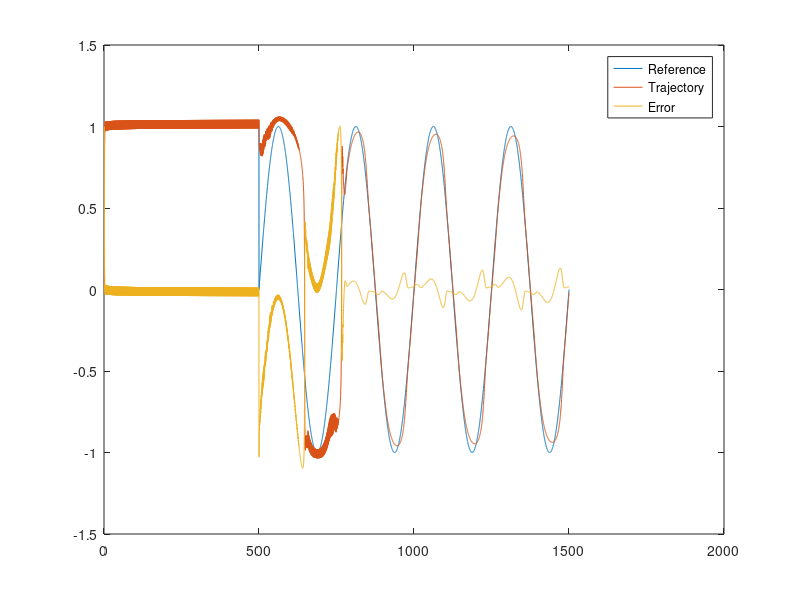

The MATLAB source for this figure:
%% Control Using Dynamics Neural Unit (A)
% This program simulates a plant that is made to follow a desired
% trajectory using DNU-A and inverse modeling.
%% Setting the simulation parameters
dt = 0.25;
mu = [0.5;0.5];
b = [-1,-1]';
P = 10;
plant = 1; % select 1 (fixed) or 2 (changes)

% Reference input trajectory
r = [ones(1,(500/dt)-1),sin(2*pi*(500:dt:1500)/250)];

% Plant dynamics
if plant == 2
    % (2) Plant dynamics change half way
    alpha=[1.2*ones(1,(500/dt)-1),1*ones(1,length(500:dt:1500));...
        1*ones(1,(500/dt)-1),0.4*ones(1,length(500:dt:1500));...
        0.8*ones(1,(500/dt)-1),0.6*ones(1,length(500:dt:1500))];
    beta=[0.76*ones(1,(500/dt)-1),0.75*ones(1,length(500:dt:1500));...
        0.7*ones(1,(500/dt)-1),0.5*ones(1,length(500:dt:1500))];
elseif plant == 1
    % (1) Plant dynamics constant
    alpha=[1.2*ones(1,(500/dt)-1),1.2*ones(1,length(500:dt:1500));...
        1*ones(1,(500/dt)-1),1*ones(1,length(500:dt:1500));...
        0.8*ones(1,(500/dt)-1),0.8*ones(1,length(500:dt:1500))];
    beta=[0.76*ones(1,(500/dt)-1),0.76*ones(1,length(500:dt:1500));...
        0.7*ones(1,(500/dt)-1),0.7*ones(1,length(500:dt:1500))];
else
    disp('Error: Invalid plant selected. Please choose 1/2 and re-execute.')
    keyboard
end

%% Numerical propagation of DNU_1-Plant-DNU2 architecture
x0 = [0;0];
x1 = zeros(2,floor(1500/dt)); x1(:,1:2) = [x0,x0];
x2 = zeros(2,floor(1500/dt)); x2(:,1:2) = [x0,x0];
xp = zeros(1,floor(1500/dt)); xp(1:2) = [0,0];
u1 = [0,0,0];

S = zeros(P,2);
e = zeros(P,1);
z_b = [0,0;0,0];

for k = 3:ceil(1500/dt)
    % Forward pass
    % (1) DNU 1
    u1(2:end) = u1(1:end-1);
    u1(1) = tanh(x1(1,k));
    f1 = 1 - x1(1,k)^2;
    x1(:,k+1) = [x1(2,k);r(k) - tanh(b(1)*x1(1,k)) - tanh(b(2)*x1(2,k)*f1)];
    
    % (2) Plant
    xp(k) = dt*(xp([k-1,k-2])*beta(:,k) + u1*alpha(:,k));
    
    % (3) DNU 2
    u2 = tanh(x2(1,k));
    f2 = 1 - x2(1,k)^2;
    x2(:,k+1) = [x2(2,k);xp(k) - tanh(b(1)*x2(1,k)) - tanh(b(2)*x2(2,k)*f2)];
    
    % Back propagation
    e(1:end-1) = e(2:end);
    e(end) = u1(1) - u2;
    
    f_prime = -2*x2(1,k);
    phi_x = [0,1;-(((sech(b(1)*x2(1,k)))^2)*b(1) + (sech(b(2)*...
        x2(2,k)*f2)^2)*b(2)*x2(2,k)*f_prime),-...
        ((sech(b(2)*x2(2,k)*f2))^2)*b(2)*f2];
    phi_b = [0,0;-((sech(b(1)*x2(1,k)))^2)*x2(1,k),-...
        ((sech(b(1)*x2(2,k)*f2))^2)*x2(2,k)*f2];
    psi_x = [(sech(x2(1,k)))^2,0];
    psi_b = [0,0];
    
    S(1:end-1,:) = S(2:end,:);
    S(end,:) = psi_x*z_b + psi_b;
    
    z_b = phi_x*z_b + phi_b;
    
    % Weight updation
    grad = ((sum([e,e].*S,1))')/min(P,k);
    delta_b = mu.*grad;
    b = (b + delta_b);
end

%% Plotting the result
time = (dt:dt:1500);
figure
plot(time,r, time, xp, time, (r-xp));
legend Reference Trajectory Error

% end of script